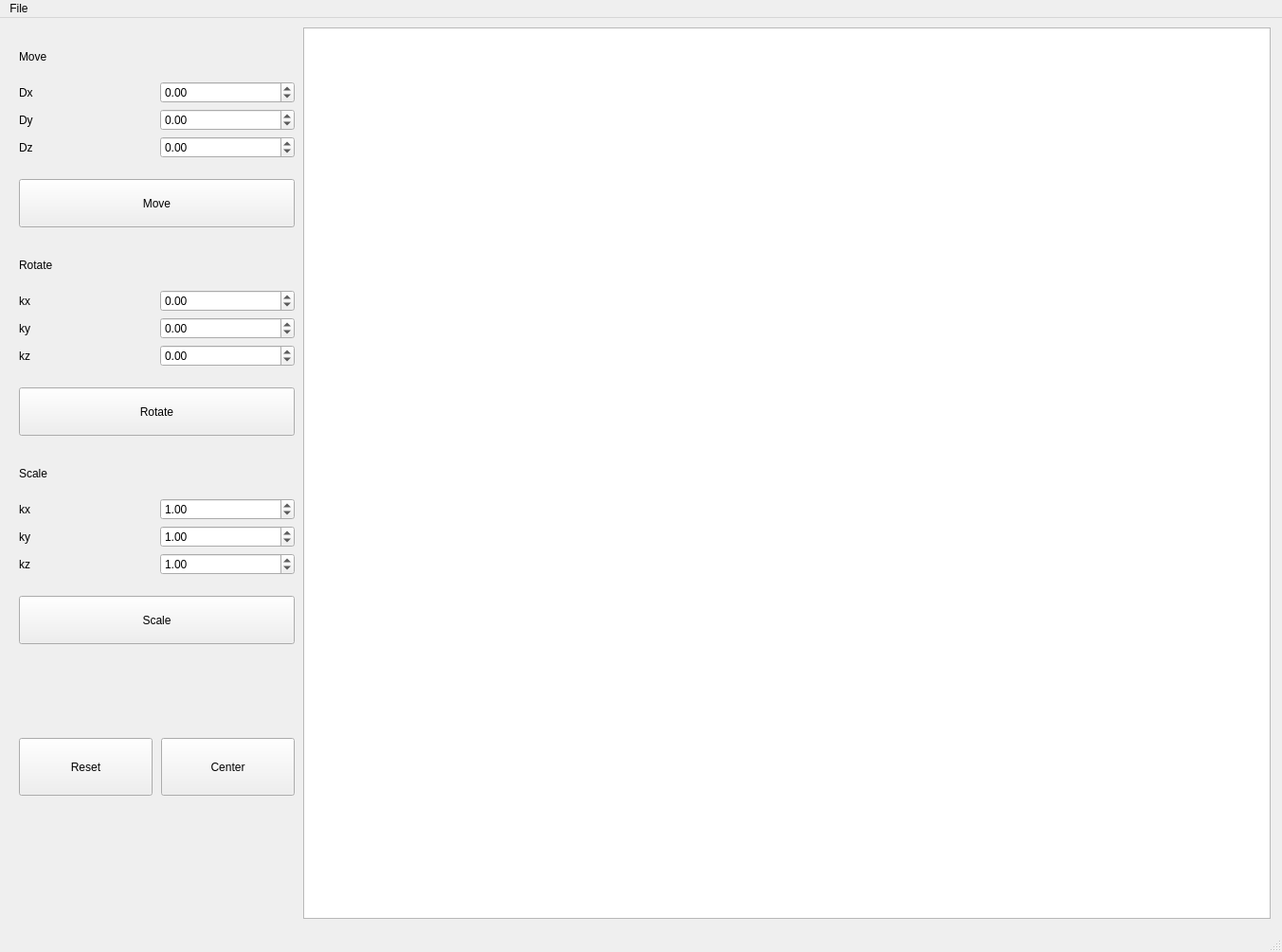
<?xml version="1.0" encoding="UTF-8"?>
<ui version="4.0">
 <class>MainWindow</class>
 <widget class="QMainWindow" name="MainWindow">
  <property name="geometry">
   <rect>
    <x>0</x>
    <y>0</y>
    <width>1353</width>
    <height>1005</height>
   </rect>
  </property>
  <property name="windowTitle">
   <string>MainWindow</string>
  </property>
  <property name="windowOpacity">
   <double>1.000000000000000</double>
  </property>
  <widget class="QWidget" name="centralwidget">
   <widget class="QPushButton" name="transfer_btn">
    <property name="geometry">
     <rect>
      <x>20</x>
      <y>170</y>
      <width>291</width>
      <height>51</height>
     </rect>
    </property>
    <property name="text">
     <string>Move</string>
    </property>
   </widget>
   <widget class="QWidget" name="verticalLayoutWidget_3">
    <property name="geometry">
     <rect>
      <x>20</x>
      <y>460</y>
      <width>291</width>
      <height>128</height>
     </rect>
    </property>
    <layout class="QVBoxLayout" name="verticalLayout_4">
     <item>
      <widget class="QLabel" name="label_10">
       <property name="text">
        <string>Scale</string>
       </property>
      </widget>
     </item>
     <item>
      <layout class="QGridLayout" name="gridLayout_5">
       <item row="0" column="0">
        <widget class="QLabel" name="label_11">
         <property name="text">
          <string>kx</string>
         </property>
        </widget>
       </item>
       <item row="1" column="0">
        <widget class="QLabel" name="label_12">
         <property name="text">
          <string>ky</string>
         </property>
        </widget>
       </item>
       <item row="2" column="0">
        <widget class="QLabel" name="label_4">
         <property name="text">
          <string>kz</string>
         </property>
        </widget>
       </item>
       <item row="0" column="1">
        <widget class="QDoubleSpinBox" name="scale_kx">
         <property name="minimum">
          <double>-999.000000000000000</double>
         </property>
         <property name="maximum">
          <double>999.000000000000000</double>
         </property>
         <property name="value">
          <double>1.000000000000000</double>
         </property>
        </widget>
       </item>
       <item row="1" column="1">
        <widget class="QDoubleSpinBox" name="scale_ky">
         <property name="minimum">
          <double>-999.000000000000000</double>
         </property>
         <property name="maximum">
          <double>999.000000000000000</double>
         </property>
         <property name="value">
          <double>1.000000000000000</double>
         </property>
        </widget>
       </item>
       <item row="2" column="1">
        <widget class="QDoubleSpinBox" name="scale_kz">
         <property name="minimum">
          <double>-999.000000000000000</double>
         </property>
         <property name="maximum">
          <double>999.000000000000000</double>
         </property>
         <property name="value">
          <double>1.000000000000000</double>
         </property>
        </widget>
       </item>
      </layout>
     </item>
    </layout>
   </widget>
   <widget class="QWidget" name="verticalLayoutWidget_2">
    <property name="geometry">
     <rect>
      <x>20</x>
      <y>240</y>
      <width>291</width>
      <height>128</height>
     </rect>
    </property>
    <layout class="QVBoxLayout" name="verticalLayout_5">
     <item>
      <widget class="QLabel" name="label_13">
       <property name="text">
        <string>Rotate</string>
       </property>
      </widget>
     </item>
     <item>
      <layout class="QGridLayout" name="gridLayout_6">
       <item row="0" column="0">
        <widget class="QLabel" name="label_14">
         <property name="text">
          <string>kx</string>
         </property>
        </widget>
       </item>
       <item row="2" column="0">
        <widget class="QLabel" name="label_5">
         <property name="text">
          <string>kz</string>
         </property>
        </widget>
       </item>
       <item row="1" column="0">
        <widget class="QLabel" name="label_15">
         <property name="text">
          <string>ky</string>
         </property>
        </widget>
       </item>
       <item row="0" column="1">
        <widget class="QDoubleSpinBox" name="rotate_x_val">
         <property name="minimum">
          <double>-999.000000000000000</double>
         </property>
         <property name="maximum">
          <double>999.000000000000000</double>
         </property>
         <property name="singleStep">
          <double>10.000000000000000</double>
         </property>
        </widget>
       </item>
       <item row="1" column="1">
        <widget class="QDoubleSpinBox" name="rotate_y_val">
         <property name="minimum">
          <double>-999.000000000000000</double>
         </property>
         <property name="maximum">
          <double>999.000000000000000</double>
         </property>
         <property name="singleStep">
          <double>10.000000000000000</double>
         </property>
        </widget>
       </item>
       <item row="2" column="1">
        <widget class="QDoubleSpinBox" name="rotat_z_val">
         <property name="minimum">
          <double>-999.000000000000000</double>
         </property>
         <property name="maximum">
          <double>999.000000000000000</double>
         </property>
         <property name="singleStep">
          <double>10.000000000000000</double>
         </property>
        </widget>
       </item>
      </layout>
     </item>
    </layout>
   </widget>
   <widget class="QWidget" name="verticalLayoutWidget">
    <property name="geometry">
     <rect>
      <x>20</x>
      <y>20</y>
      <width>291</width>
      <height>128</height>
     </rect>
    </property>
    <layout class="QVBoxLayout" name="verticalLayout_6">
     <item>
      <widget class="QLabel" name="label">
       <property name="text">
        <string>Move</string>
       </property>
      </widget>
     </item>
     <item>
      <layout class="QGridLayout" name="gridLayout_7">
       <item row="1" column="0">
        <widget class="QLabel" name="label_3">
         <property name="text">
          <string>Dy</string>
         </property>
        </widget>
       </item>
       <item row="0" column="0">
        <widget class="QLabel" name="label_2">
         <property name="text">
          <string>Dx</string>
         </property>
        </widget>
       </item>
       <item row="2" column="0">
        <widget class="QLabel" name="label_6">
         <property name="text">
          <string>Dz</string>
         </property>
        </widget>
       </item>
       <item row="0" column="1">
        <widget class="QDoubleSpinBox" name="dx_val">
         <property name="minimum">
          <double>-999.000000000000000</double>
         </property>
         <property name="maximum">
          <double>999.000000000000000</double>
         </property>
         <property name="singleStep">
          <double>10.000000000000000</double>
         </property>
         <property name="value">
          <double>0.000000000000000</double>
         </property>
        </widget>
       </item>
       <item row="1" column="1">
        <widget class="QDoubleSpinBox" name="dy_val">
         <property name="minimum">
          <double>-999.000000000000000</double>
         </property>
         <property name="maximum">
          <double>999.000000000000000</double>
         </property>
         <property name="singleStep">
          <double>10.000000000000000</double>
         </property>
        </widget>
       </item>
       <item row="2" column="1">
        <widget class="QDoubleSpinBox" name="dz_val">
         <property name="minimum">
          <double>-999.000000000000000</double>
         </property>
         <property name="maximum">
          <double>999.000000000000000</double>
         </property>
         <property name="singleStep">
          <double>10.000000000000000</double>
         </property>
        </widget>
       </item>
      </layout>
     </item>
    </layout>
   </widget>
   <widget class="QPushButton" name="rotate_btn">
    <property name="geometry">
     <rect>
      <x>20</x>
      <y>390</y>
      <width>291</width>
      <height>51</height>
     </rect>
    </property>
    <property name="text">
     <string>Rotate</string>
    </property>
   </widget>
   <widget class="QPushButton" name="scale_btn">
    <property name="geometry">
     <rect>
      <x>20</x>
      <y>610</y>
      <width>291</width>
      <height>51</height>
     </rect>
    </property>
    <property name="text">
     <string>Scale</string>
    </property>
   </widget>
   <widget class="QGraphicsView" name="graphicsView">
    <property name="geometry">
     <rect>
      <x>320</x>
      <y>10</y>
      <width>1021</width>
      <height>941</height>
     </rect>
    </property>
   </widget>
   <widget class="QPushButton" name="pushButton_4">
    <property name="geometry">
     <rect>
      <x>10</x>
      <y>1020</y>
      <width>431</width>
      <height>51</height>
     </rect>
    </property>
    <property name="text">
     <string>Reset</string>
    </property>
   </widget>
   <widget class="QPushButton" name="pushButton_5">
    <property name="geometry">
     <rect>
      <x>10</x>
      <y>1160</y>
      <width>431</width>
      <height>51</height>
     </rect>
    </property>
    <property name="text">
     <string>Center</string>
    </property>
   </widget>
   <widget class="QPushButton" name="pushButton_6">
    <property name="geometry">
     <rect>
      <x>10</x>
      <y>1280</y>
      <width>431</width>
      <height>51</height>
     </rect>
    </property>
    <property name="text">
     <string>Exit</string>
    </property>
   </widget>
   <widget class="QPushButton" name="reset_btn">
    <property name="geometry">
     <rect>
      <x>20</x>
      <y>760</y>
      <width>141</width>
      <height>61</height>
     </rect>
    </property>
    <property name="text">
     <string>Reset</string>
    </property>
   </widget>
   <widget class="QPushButton" name="center_btn">
    <property name="geometry">
     <rect>
      <x>170</x>
      <y>760</y>
      <width>141</width>
      <height>61</height>
     </rect>
    </property>
    <property name="text">
     <string>Center</string>
    </property>
   </widget>
  </widget>
  <widget class="QStatusBar" name="statusbar"/>
  <widget class="QMenuBar" name="menubar">
   <property name="geometry">
    <rect>
     <x>0</x>
     <y>0</y>
     <width>1353</width>
     <height>22</height>
    </rect>
   </property>
   <widget class="QMenu" name="menuFile">
    <property name="title">
     <string>File</string>
    </property>
    <addaction name="action_open"/>
    <addaction name="action_save"/>
    <addaction name="separator"/>
    <addaction name="action_exit"/>
   </widget>
   <addaction name="menuFile"/>
  </widget>
  <action name="action_open">
   <property name="text">
    <string>Open model</string>
   </property>
  </action>
  <action name="action_save">
   <property name="text">
    <string>Save as...</string>
   </property>
  </action>
  <action name="action_exit">
   <property name="text">
    <string>Exit</string>
   </property>
  </action>
 </widget>
 <resources/>
 <connections/>
</ui>
